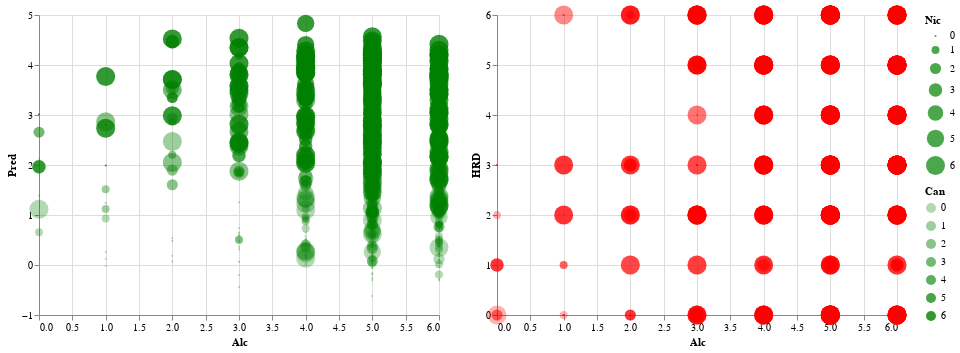

Source (notebook cell):
### Markdown cell above
We notice there is an improvement, but not too substantially to predict accurately

### Code cell
import altair as alt
y_pred = reg.predict(X_test)
reg_results = pd.DataFrame({"Alc": X_test["Alcohol_quantified"], "Can": X_test["Cannabis_quantified"], "Nic": X_test["Nicotine_quantified"], "Pred": reg.predict(X_test)})
scatter_pred = alt.Chart(reg_results).mark_circle().encode(
    x="Alc",
    y="Pred",
    opacity="Can:Q",
    color=alt.value("green"),
    size="Nic:Q"
)
reg_results["HRD"] = y_test
scatter_true = alt.Chart(reg_results).mark_circle().encode(
    x="Alc",
    y="HRD",
    color=alt.value("red"),
    size="Nic:Q",
    opacity="Can:Q"
)
# scatter_true
alt.hconcat(scatter_pred, scatter_true)

### Figure 1 — Vega-Lite specification as saved in the notebook (floating-point values rounded to 4 significant figures; data arrays with more than 128 entries replaced by an {"elided": "..."} marker saying what was removed)
{"config": {"view": {"continuousWidth": 400, "continuousHeight": 300}}, "hconcat": [{"mark": "circle", "encoding": {"color": {"value": "green"}, "opacity": {"field": "Can", "type": "quantitative"}, "size": {"field": "Nic", "type": "quantitative"}, "x": {"field": "Alc", "type": "quantitative"}, "y": {"field": "Pred", "type": "quantitative"}}}, {"mark": "circle", "encoding": {"color": {"value": "red"}, "opacity": {"field": "Can", "type": "quantitative"}, "size": {"field": "Nic", "type": "quantitative"}, "x": {"field": "Alc", "type": "quantitative"}, "y": {"field": "HRD", "type": "quantitative"}}}], "data": {"name": "data-5192403dc0dbc8c67363e604f9742942"}, "$schema": "https://vega.github.io/schema/vega-lite/v4.17.0.json", "datasets": {"data-5192403dc0dbc8c67363e604f9742942": {"elided": "566 records"}}}
